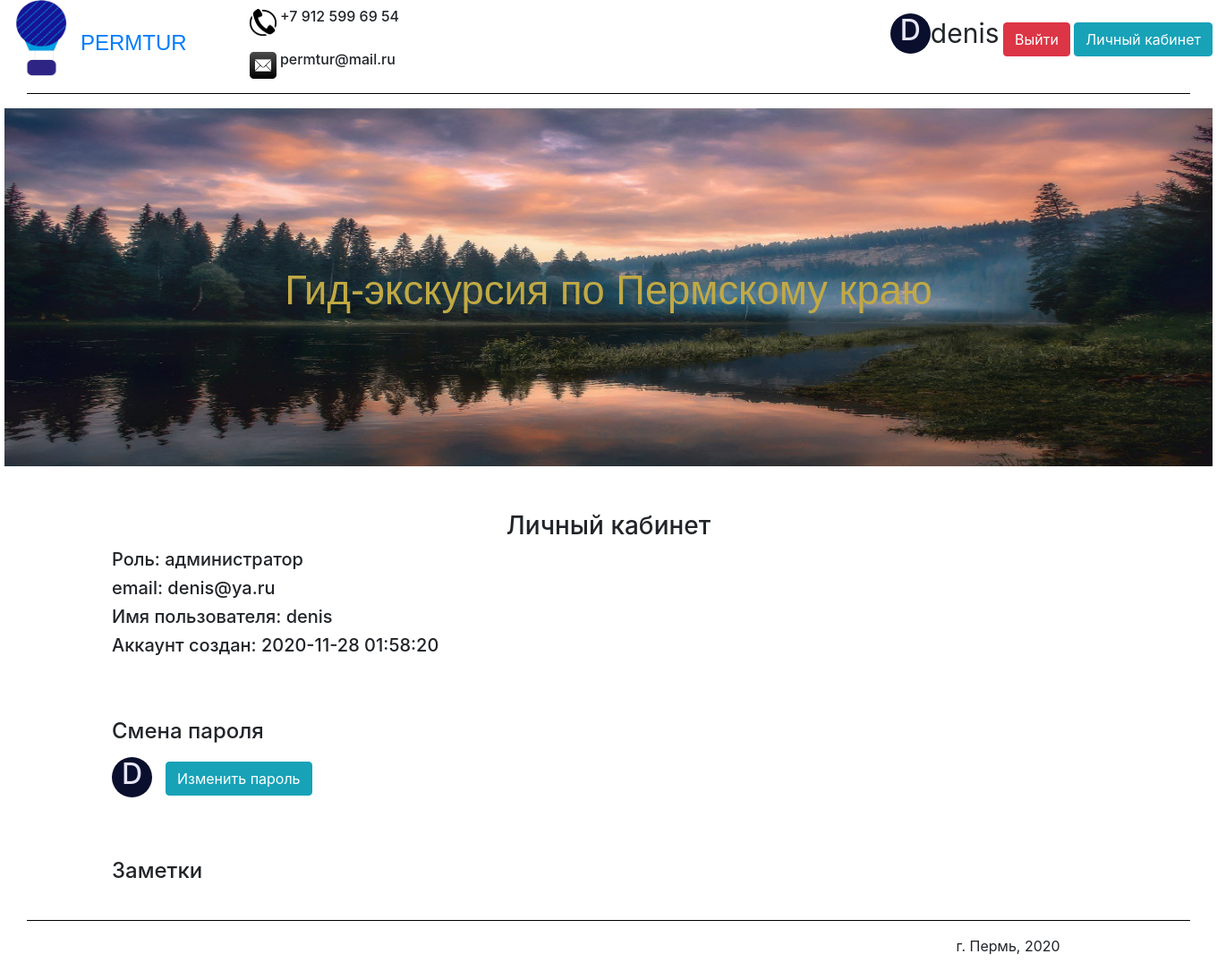
The app's page /cabinet (signed in), older data.
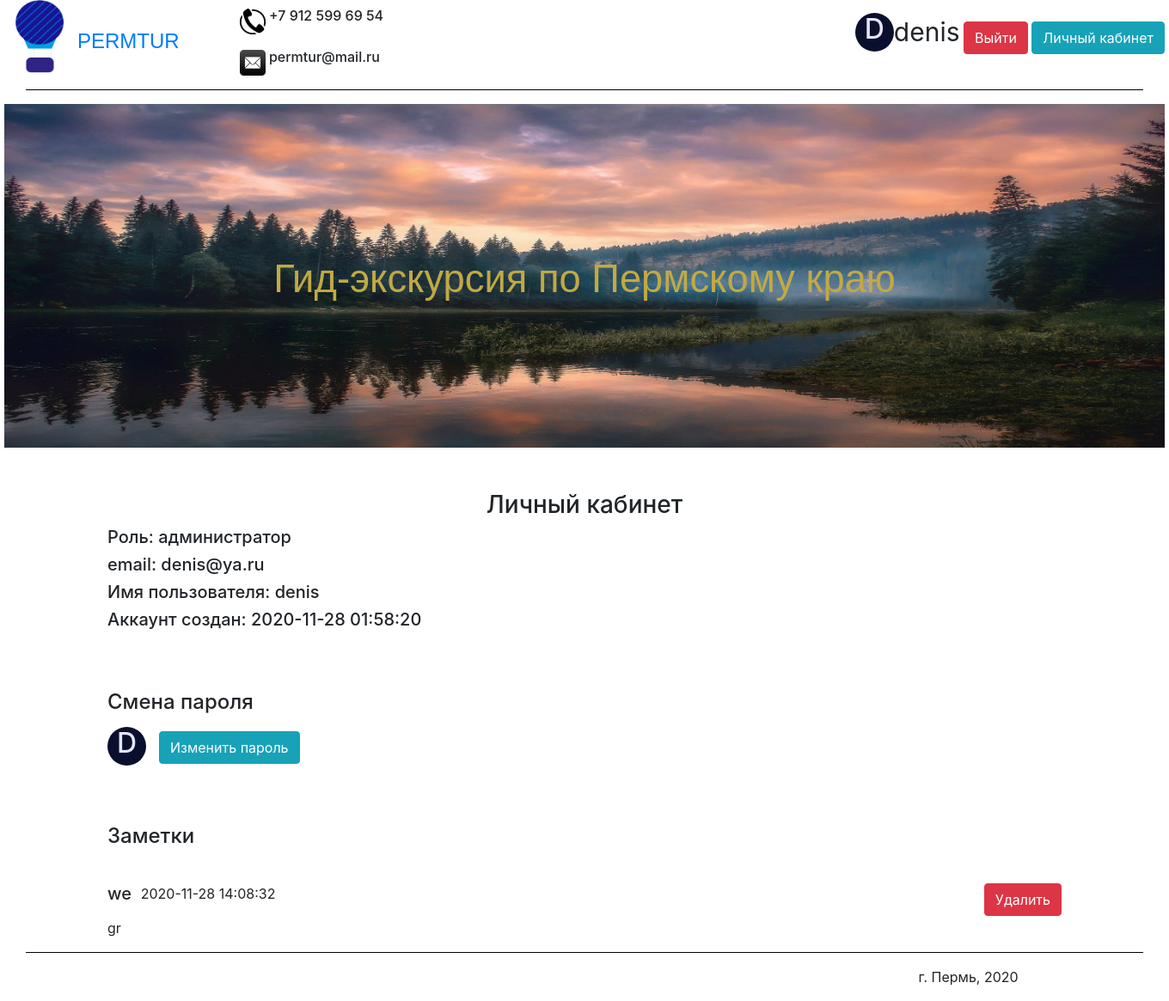
The same page, newer data.
### data/users.py (models this page shows, shortened)
class User(SqlAlchemyBase, UserMixin):
    __tablename__ = 'user'
    id = sqlalchemy.Column(sqlalchemy.Integer,
                           primary_key=True, autoincrement=True)
    nickname = sqlalchemy.Column(sqlalchemy.String)
    email = sqlalchemy.Column(sqlalchemy.String, unique=True)
    hashed_password = sqlalchemy.Column(sqlalchemy.String)
    datetime = sqlalchemy.Column(sqlalchemy.String)
    role = sqlalchemy.Column(sqlalchemy.String)
    avatar_color = sqlalchemy.Column(sqlalchemy.String)

### data/notes.py (models this page shows)
class Note(SqlAlchemyBase):
    __tablename__ = 'note'
    id = sqlalchemy.Column(sqlalchemy.Integer,
                           primary_key=True, autoincrement=True)
    note = sqlalchemy.Column(sqlalchemy.String)
    sight = sqlalchemy.Column(sqlalchemy.String)
    nickname = sqlalchemy.Column(sqlalchemy.String)
    email = sqlalchemy.Column(sqlalchemy.String)
    datetime = sqlalchemy.Column(sqlalchemy.String)

### main.py (the view)
    @app.route('/cabinet', methods=['GET', 'POST'])
    @login_required
    def cabinet():
        return render_template('cabinet.html', title="Личный кабинет", Note=Note, session=session, User=User)

### data/db_session.py (called while the page is built)
def create_session() -> Session:
    global __factory
    return __factory()

### templates/cabinet.html
{% extends "header_footer.html" %}
{% block content %}
    <div>
        <h3 style="text-align: center; margin-top: 50px;">Личный кабинет</h3>
        <main role="main" class="container">
            {% if current_user.role == 'employee'%}
                <h5>Роль: сотрудник</h5>
            {% else %}
                <h5>Роль: администратор</h5>
            {% endif %}
            <h5>email: {{ current_user.email }}</h5>
            <h5>Имя пользователя: {{ current_user.nickname }}</h5>
            <h5>Аккаунт создан: {{ current_user.datetime }}</h5>
            <h4 style="margin: 70px 0px 0px 0px; ">Смена пароля</h4>
            <div style="margin-top: 15px; margin-right: 15px; background: {{ current_user.avatar_color }};" class="circle">
                <h2 style="text-align: center; color: #E6E6FA;"> {{ current_user.nickname[0].upper() }} </h2>
            </div>
            <a style="margin: 20px 0px 0px 0px;" class="btn btn-info" href="/change_password">Изменить пароль</a>
            <h4 style="margin: 70px 0px 40px 0px; ">Заметки</h4>
            {% set note_db = session.query(Note) %}
            {% for i in range(session.query(Note).count()) %}
            <div>
                {% if note_db[i].nickname == current_user.nickname %}
                {% set sights = {"Ancient_volcano": "Древний вулкан", "Basegi_Nature_Reserve": "Заповедник Басеги",
                "Blue_lakes": "Голубые озёра", "Cathedral_square": "Соборная площадь", "Perm_36": "Пермь-36", "Usva_pillars": "Устьвинские столбы",
                "Vakutin_stone": "Вакутин камень", "Vishera_nature_reserve": "Вишерский заповедник"} %}
                {% if sights[note_db[i].sight]%}
                <h5 style="float: left;">{{ sights[note_db[i].sight] }} &#160;</h5>
                {% else %}
                <h5 style="float: left;">{{ note_db[i].sight }} &#160;</h5>
                {% endif %}
                <p style="float: left;">{{ note_db[i].datetime }}</p>
                    <div style="float: right;">
                        {% set note_id = "/delete_note/" + "/" + note_db[i].id | string %}
                        <a class="btn btn-danger" href="{{ note_id }}">Удалить</a>
                    </div>
                <p style="clear: both;">{{ note_db[i].note }}</p>
                {% endif %}
            {% endfor %}
            </div>
        </main>
    </div>
{% endblock %}

### templates/header_footer.html (shortened to what this page needs)
<!DOCTYPE html>
<html lang="en">
<head>
    <link rel="stylesheet"
          href="https://stackpath.bootstrapcdn.com/bootstrap/4.4.1/css/bootstrap.min.css"
>
    <link href="/static/css/style.css" rel="stylesheet" type="text/css">
</head>
<body style="width: 1350px; margin: 0 auto;">
    <header style="width: 1350px; margin: 0 auto;">
        {% if current_user.is_authenticated %}
            <div style="margin: 15px 0px 0px 0px; float: right;">
                <div style="background: {{ current_user.avatar_color }};" class="circle">
                    <h2 style="text-align: center; color: #E6E6FA;"> {{ current_user.nickname[0].upper() }} </h2>
                </div>
                <a class="cent" style="width: 80px; font-size:30px;">{{ current_user.nickname }}</a>
                <a class="btn btn-danger" href="/logout">Выйти</a>
                <a class="btn btn-info" href="/cabinet">Личный кабинет</a>
            </div>
        {% endif %}
        <div>
            <div>
                <img style="float: left;" src="/static/images/logo.png" width="85" height="85" alt="Логотип">
                <a style="margin:30px 0px 0px 0px; float: left;" href="/"><font size="5pt" face="Arial">PERMTUR</font></a>
                <h6>
                    <img style="margin:10px 0px 0px 70px;" src="/static/images/telephone.jpg" width="30" height="30" alt="Телефон">
                    +7 912 599 69 54</h6>
                <h6>
                    <img style="margin:10px 0px 0px 70px;" src="/static/images/mail.jpg" width="30" height="30" alt="Почта">
                    permtur@mail.ru
                </h6>
            </div>
            <hr align="center" width="1300" size="5" color="black" />
        </div>
    </header>
    <div class="img_cont">
        <img src="/static/images/main.jpg" alt="main" class="main_image">
        <p>Гид-экскурсия по Пермскому краю</p>
    </div>
    {% block content %}
    {% endblock %}
    <footer style="clear: both;">
        <hr align="center" width="1300" size="5" color="black" />
        <main role="main" class="container">
            <p style="margin-left: 85%;">г. Пермь, 2020</p>
        </main>
    </footer>
</body>
</html>

### static/css/style.css (style rules this page uses)
.main_image { width: 1350px; height: 400px; display: block; margin: 0 auto; }
.img_cont { font-family: Arial; color: #C1A944; font-size: 34pt; vertical-align:middle; text-align:center; width: 1350px; height: 400px; position: relative; display: block; margin: 0 auto; padding-top:170px; }
.img_cont img { position:absolute; z-index:-1; left:0; top:0; }
.circle { float: left; width: 45px; height: 45px; -webkit-border-radius: 25px; -moz-border-radius: 25px; border-radius: 25px; }

Row changes from the older to the newer data that the page shows:
added Note: sight "we", datetime "2020-11-28 14:08:32", note "gr"
Text that changed along with them:
new list line: "Удалить"
